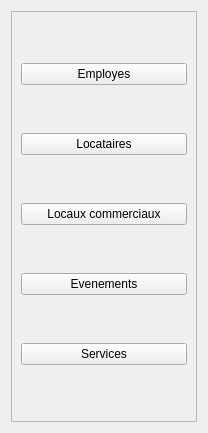
               <widget class="QWidget" name="page">
                <property name="geometry">
                 <rect>
                  <x>0</x>
                  <y>0</y>
                  <width>208</width>
                  <height>433</height>
                 </rect>
                </property>
                <attribute name="icon">
                 <iconset>
                  <normalon>icons/chevron-down.svg</normalon>
                 </iconset>
                </attribute>
                <attribute name="label">
                 <string>Menu 1</string>
                </attribute>
                <layout class="QVBoxLayout" name="verticalLayout_8">
                 <item>
                  <widget class="QFrame" name="frame_10">
                   <property name="frameShape">
                    <enum>QFrame::Shape::StyledPanel</enum>
                   </property>
                   <property name="frameShadow">
                    <enum>QFrame::Shadow::Raised</enum>
                   </property>
                   <layout class="QVBoxLayout" name="verticalLayout_9">
                    <item>
                     <widget class="QPushButton" name="pushButton_10">
                      <property name="styleSheet">
                       <string notr="true">font: 900 italic 10pt &quot;Segoe UI&quot;;</string>
                      </property>
                      <property name="text">
                       <string>Employes</string>
                      </property>
                     </widget>
                    </item>
                    <item>
                     <widget class="QPushButton" name="pushButton_13">
                      <property name="styleSheet">
                       <string notr="true">font: 900 italic 10pt &quot;Segoe UI&quot;;</string>
                      </property>
                      <property name="text">
                       <string>Locataires</string>
                      </property>
                     </widget>
                    </item>
                    <item>
                     <widget class="QPushButton" name="pushButton_11">
                      <property name="styleSheet">
                       <string notr="true">font: 900 italic 9pt &quot;Segoe UI&quot;;</string>
                      </property>
                      <property name="text">
                       <string>Locaux commerciaux</string>
                      </property>
                     </widget>
                    </item>
                    <item>
                     <widget class="QPushButton" name="pushButton_17">
                      <property name="styleSheet">
                       <string notr="true">font: 900 italic 10pt &quot;Segoe UI&quot;;</string>
                      </property>
                      <property name="text">
                       <string>Evenements</string>
                      </property>
                     </widget>
                    </item>
                    <item>
                     <widget class="QPushButton" name="pushButton_16">
                      <property name="styleSheet">
                       <string notr="true">font: 900 italic 10pt &quot;Segoe UI&quot;;</string>
                      </property>
                      <property name="text">
                       <string>Services</string>
                      </property>
                     </widget>
                    </item>
                   </layout>
                  </widget>
                 </item>
                </layout>
               </widget>
